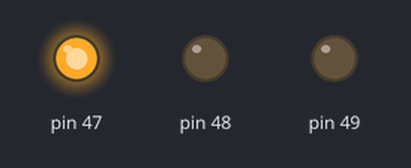
The sketch below on a simulated Arduino Mega 2560, built with avr-gcc and run on an emulated ATmega2560. Parts: output pins drawn as LEDs (lit = HIGH).

Above: at 0.16 s.
At 1.49 s:
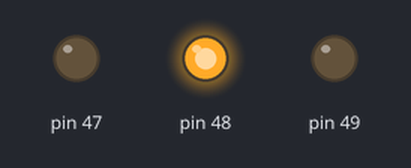
At 2.83 s:
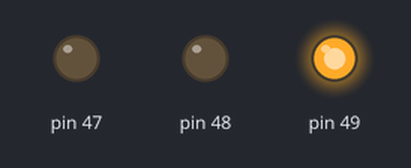
Timing chart, 0 to 3.1 s (numbered marks = the images above):
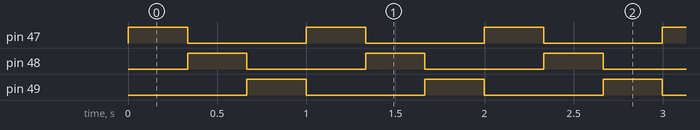

The sketch:

part1.4_Flashing_LEDs_no_macro.ino
```cpp
#define LED1 47
#define LED2 48
#define LED3 49

/*******************  Prototypes for Part 1.4 functions  ********************/
void delay_task(int duration);      // runs a delay for a set of duration

// the setup function runs once when you press reset or power the board
void setup() {
  // PART 1.2 - using pinMode and digitalWrite
  // initialize digital pins as an output.
  // pinMode(LED1, OUTPUT);
  // pinMode(LED2, OUTPUT);
  // pinMode(LED3, OUTPUT);

  //PART 1.4 - using DDR and PORT
  DDRL |= 1 << 2;   //pin 47
  DDRL |= 1 << 1;   //pin 48
  DDRL |= 1 << 0;   //pin 49
}

// the loop function runs over and over again forever
void loop() {
  // PART 1.2 - using pinMode and digitalWrite
  // digitalWrite(LED1, HIGH);
  // // digitalWrite(LED2, LOW);
  // digitalWrite(LED3, LOW);
  // delay(333);

  // digitalWrite(LED1, LOW);
  // digitalWrite(LED2, HIGH);
  // // digitalWrite(LED3, LOW);
  // delay(333);

  // // digitalWrite(LED1, LOW);
  // digitalWrite(LED2, LOW);
  // digitalWrite(LED3, HIGH);
  // delay(333);

  // PART 1.4 - using DDR and PORT
  PORTL |= 1 << PORTL2;         // set pin 47 (or PORTL2) HIGH
  PORTL &= ~(1 << PORTL0);      // set pin 49 (or PORTL0) LOW
  delay_task(333);

  PORTL &= ~(1 << PORTL2);      // set pin 47 (or PORTL2) LOW
  PORTL |= 1 << PORTL1;         // set pin 48 (or PORTL1) HIGH
  delay_task(333);

  PORTL &= ~(1 << PORTL1);      // set pin 48 (or PORTL1) LOW
  PORTL |= 1 << PORTL0;         // set pin 49 (or PORTL0) HIGH
  delay_task(333);
}

/**************************************************************************
  simplified I/O and other functions for this assignment
***************************************************************************/

void delay_task(int duration) {
  unsigned long start = millis();
  while (millis() - start < duration) {}
}
```

Measured:
- by itself, pin 47–49: alternates HIGH for 0.33 s and LOW for 0.67 s
- by itself, everything shown: repeats every 1.0 s, in 3 steps
